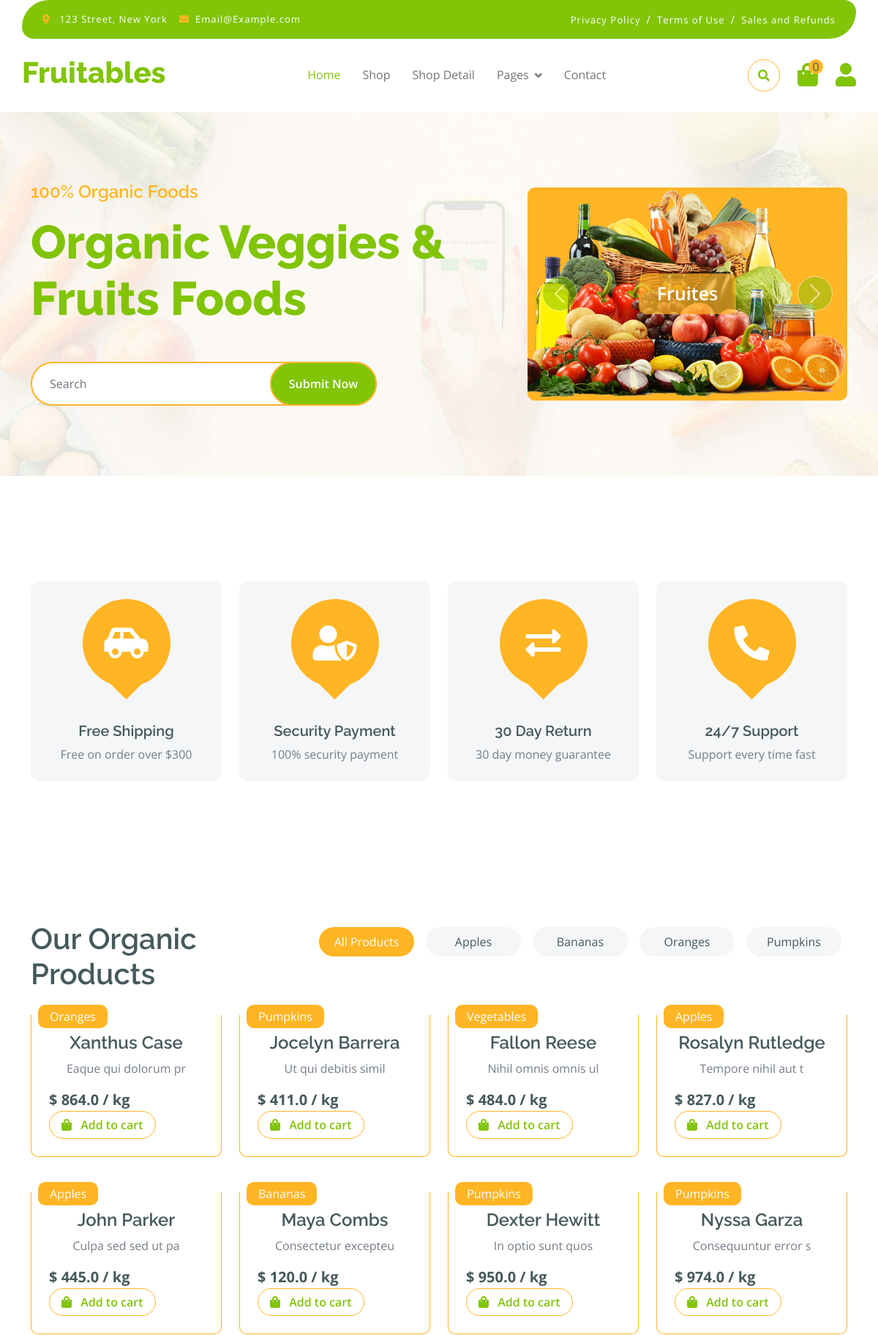
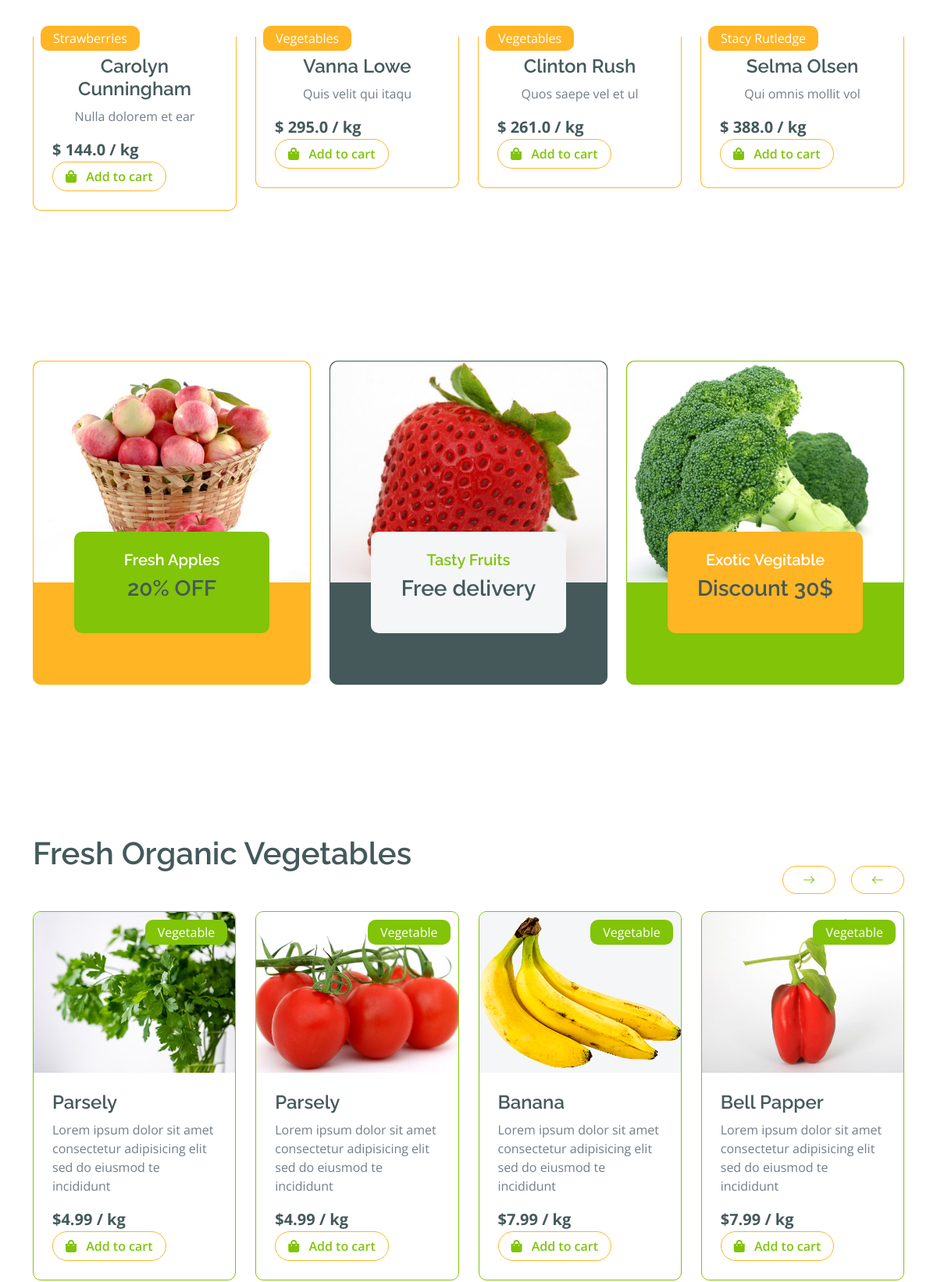
The page / (upper part) on the database its author committed (2 pictures, top to bottom).
### products/models.py (models this page shows, shortened)
class Category(models.Model):
    name = models.CharField(max_length=255)
    slug = models.CharField(max_length=255, blank=True, null=True)
    class Meta:
        ordering = ["name"]
        verbose_name_plural = "Categories"

class Product(models.Model):
    class TypeProduct(models.TextChoices):
        ORGANIC = 'Or', 'Organic'
        FRESH = 'Fa', 'Fresh'
        SALES = 'Sa', 'Sales'
        DISCOUNT = 'Di', 'Discount'
        EXPIRED = 'Ex', 'Expired'
        OTHER = 'Ot', 'Other'
        UNKNOWN = 'Un', 'Unknown'
    name = models.CharField(max_length=255)
    price = models.FloatField(max_length=10, null=True, blank=True)
    description = models.TextField(blank=True, null=True)
    image = models.ImageField(upload_to="images/", blank=True, null=True)
    type = models.CharField(
        max_length=255, choices=TypeProduct, blank=True, null=True)
    category = models.ForeignKey(Category, on_delete=models.CASCADE, null=True)
    class Meta:
        ordering = ["name"]
        verbose_name_plural = "Products"

### products/views.py (the view)
# urls.py: path("", IndexView.as_view(), name="index"),
class IndexView(View):
    template_name = "products/index.html"
    context_object_name = 'products'
    def get(self, request, *args, **kwargs):
        products = Product.objects.order_by('-pk')
        categories = Category.objects.order_by('name')[:4]
        slug = request.GET.get('category')
        if slug:
            products = products.filter(category__slug=slug)
        context = {"categories": categories, "products": products[:12]}
        return render(request, self.template_name, context)

### templates/products/index.html (shortened to what this page needs)
{% extends "base.html" %}
{% load static %}
{% block content %}
{% include "../partials/header.html" %}
<div class="container-fluid py-5 mb-5 hero-header">
    <div class="container py-5">
        <div class="row g-5 align-items-center">
            <div class="col-md-12 col-lg-7">
                <h4 class="mb-3 text-secondary">100% Organic Foods</h4>
                <h1 class="mb-5 display-3 text-primary">Organic Veggies & Fruits Foods</h1>
                <div class="position-relative mx-auto">
                    <input name="search" id="search" class="form-control border-2 border-secondary w-75 py-3 px-4 rounded-pill" type="text" placeholder="Search">
                    <button type="submit" id="input-search" class="btn btn-primary border-2 border-secondary py-3 px-4 position-absolute rounded-pill text-white h-100" style="top: 0; right: 25%;">Submit Now</button>
                </div>
            </div>
            <div class="col-md-12 col-lg-5">
                <div id="carouselId" class="carousel slide position-relative" data-bs-ride="carousel">
                    <div class="carousel-inner" role="listbox">
                        <div class="carousel-item active rounded">
                            <img src="{% static "img/hero-img-1.png" %}" class="img-fluid w-100 h-100 bg-secondary rounded" alt="First slide">
                            <a href="#" class="btn px-4 py-2 text-white rounded">Fruites</a>
                        </div>
                    </div>
                    <button class="carousel-control-prev" type="button" data-bs-target="#carouselId" data-bs-slide="prev">
                        <span class="carousel-control-prev-icon" aria-hidden="true"></span>
                    </button>
                    <button class="carousel-control-next" type="button" data-bs-target="#carouselId" data-bs-slide="next">
                        <span class="carousel-control-next-icon" aria-hidden="true"></span>
                    </button>
                </div>
            </div>
        </div>
    </div>
</div>
<div class="container-fluid featurs py-5">
    <div class="container py-5">
        <div class="row g-4">
            <div class="col-md-6 col-lg-3">
                <div class="featurs-item text-center rounded bg-light p-4">
                    <div class="featurs-icon btn-square rounded-circle bg-secondary mb-5 mx-auto">
                        <i class="fas fa-car-side fa-3x text-white"></i>
                    </div>
                    <div class="featurs-content text-center">
                        <h5>Free Shipping</h5>
                        <p class="mb-0">Free on order over $300</p>
                    </div>
                </div>
            </div>
            <div class="col-md-6 col-lg-3">
                <div class="featurs-item text-center rounded bg-light p-4">
                    <div class="featurs-icon btn-square rounded-circle bg-secondary mb-5 mx-auto">
                        <i class="fas fa-user-shield fa-3x text-white"></i>
                    </div>
                    <div class="featurs-content text-center">
                        <h5>Security Payment</h5>
                        <p class="mb-0">100% security payment</p>
                    </div>
                </div>
            </div>
            <div class="col-md-6 col-lg-3">
                <div class="featurs-item text-center rounded bg-light p-4">
                    <div class="featurs-icon btn-square rounded-circle bg-secondary mb-5 mx-auto">
                        <i class="fas fa-exchange-alt fa-3x text-white"></i>
                    </div>
                    <div class="featurs-content text-center">
                        <h5>30 Day Return</h5>
                        <p class="mb-0">30 day money guarantee</p>
                    </div>
                </div>
            </div>
            <div class="col-md-6 col-lg-3">
                <div class="featurs-item text-center rounded bg-light p-4">
                    <div class="featurs-icon btn-square rounded-circle bg-secondary mb-5 mx-auto">
                        <i class="fa fa-phone-alt fa-3x text-white"></i>
                    </div>
                    <div class="featurs-content text-center">
                        <h5>24/7 Support</h5>
                        <p class="mb-0">Support every time fast</p>
                    </div>
                </div>
            </div>
        </div>
    </div>
</div>
<div class="container-fluid fruite py-5" id="organic">
    <div class="container py-5">
        <div class="tab-class text-center">
            <div class="row g-4">
                <div class="col-lg-4 text-start">
                    <h1>Our Organic Products</h1>
                </div>
                <div class="col-lg-8 text-end">
                    <ul class="nav nav-pills d-inline-flex text-center mb-5">
                        <li class="nav-item">
                            <a href="{% url 'index' %}" class="d-flex m-2 py-2 bg-light rounded-pill active">
                                <span class="text-dark" style="width: 130px;">All Products</span>
                            </a>
                        </li>
                        {% for category in categories %}
                        <li class="nav-item">
                            <a class="d-flex py-2 m-2 bg-light rounded-pill category-link" data-category-slug="{{category.slug}}">
                                <span class="text-dark" style="width: 130px;">{{ category.name }}</span>
                            </a>
                        </li>
                        {% endfor %}
                    </ul>
                </div>
            </div>
            <div class="tab-content">
                <div id="tab-1" class="tab-pane fade show p-0 active">
                    <div class="row g-4">
                        <div class="col-lg-12">
                            <div class="row g-4">
                                {% for product in products %}
                                    <div class="col-md-6 col-lg-4 col-xl-3">
                                        <div class="rounded position-relative fruite-item">
                                            <div class="fruite-img">
                                            </div>
                                            <div class="text-white bg-secondary px-3 py-1 rounded position-absolute" style="top: 10px; left: 10px;"> {{ product.category.name }} </div>
                                            <div class="p-4 border border-secondary border-top-0 rounded-bottom">
                                                <h4><a class="text-dark" href="{% url 'products-show' product.id %}">{{ product.name }}</a></h4>
                                                <p>{{ product.description|truncatechars:25 }}</p>
                                                <div class="mt-auto">
                                                    <div class="d-flex justify-content-between flex-lg-wrap">
                                                        <p class="text-dark fs-5 fw-bold mb-0">$ {{ product.price }} / kg</p>
                                                        <a class="btn border border-secondary rounded-pill px-3 text-primary add-to-cart" id="" data-id="{{ product.id }}"><i class="fa fa-shopping-bag me-2 text-primary"></i> Add to cart</a>
                                                    </div>
                                                </div>
                                            </div>
                                        </div>
                                    </div>
                                {% endfor %}
                            </div>
                        </div>
                    </div>
                </div>
            </div>
        </div>
    </div>
</div>
<div class="container-fluid service py-5">
    <div class="container py-5">
        <div class="row g-4 justify-content-center">
            <div class="col-md-6 col-lg-4">
                <a href="#">
                    <div class="service-item bg-secondary rounded border border-secondary">
                        <img src="{% static "img/featur-1.jpg"%}" class="img-fluid rounded-top w-100" alt="">
                        <div class="px-4 rounded-bottom">
                            <div class="service-content bg-primary text-center p-4 rounded">
                                <h5 class="text-white">Fresh Apples</h5>
                                <h3 class="mb-0">20% OFF</h3>
                            </div>
                        </div>
                    </div>
                </a>
            </div>
            <div class="col-md-6 col-lg-4">
                <a href="#">
                    <div class="service-item bg-dark rounded border border-dark">
                        <img src="{% static 'img/featur-2.jpg'%}" class="img-fluid rounded-top w-100" alt="">
                        <div class="px-4 rounded-bottom">
                            <div class="service-content bg-light text-center p-4 rounded">
                                <h5 class="text-primary">Tasty Fruits</h5>
                                <h3 class="mb-0">Free delivery</h3>
                            </div>
                        </div>
                    </div>
                </a>
            </div>
            <div class="col-md-6 col-lg-4">
                <a href="#">
                    <div class="service-item bg-primary rounded border border-primary">
                        <img src="{% static 'img/featur-3.jpg'%}" class="img-fluid rounded-top w-100" alt="">
                        <div class="px-4 rounded-bottom">
                            <div class="service-content bg-secondary text-center p-4 rounded">
                                <h5 class="text-white">Exotic Vegitable</h5>
                                <h3 class="mb-0">Discount 30$</h3>
                            </div>
                        </div>
                    </div>
                </a>
            </div>
        </div>
    </div>
</div>
<div class="container-fluid vesitable py-5">
    <div class="container py-5">
        <h1 class="mb-0">Fresh Organic Vegetables</h1>
        <div class="owl-carousel vegetable-carousel justify-content-center">
            <div class="border border-primary rounded position-relative vesitable-item">
                <div class="vesitable-img">
                    <img src="{% static 'img/vegetable-item-6.jpg'%}" class="img-fluid w-100 rounded-top" alt="">
                </div>
                <div class="text-white bg-primary px-3 py-1 rounded position-absolute" style="top: 10px; right: 10px;">Vegetable</div>
                <div class="p-4 rounded-bottom">
                    <h4>Parsely</h4>
                    <p>Lorem ipsum dolor sit amet consectetur adipisicing elit sed do eiusmod te incididunt</p>
                    <div class="d-flex justify-content-between flex-lg-wrap">
                        <p class="text-dark fs-5 fw-bold mb-0">$4.99 / kg</p>
                        <a href="#" class="btn border border-secondary rounded-pill px-3 text-primary"><i class="fa fa-shopping-bag me-2 text-primary"></i> Add to cart</a>
                    </div>
                </div>
            </div>
            <div class="border border-primary rounded position-relative vesitable-item">
                <div class="vesitable-img">
                    <img src="{% static 'img/vegetable-item-1.jpg'%}" class="img-fluid w-100 rounded-top" alt="">
                </div>
                <div class="text-white bg-primary px-3 py-1 rounded position-absolute" style="top: 10px; right: 10px;">Vegetable</div>
                <div class="p-4 rounded-bottom">
                    <h4>Parsely</h4>
                    <p>Lorem ipsum dolor sit amet consectetur adipisicing elit sed do eiusmod te incididunt</p>
                    <div class="d-flex justify-content-between flex-lg-wrap">
                        <p class="text-dark fs-5 fw-bold mb-0">$4.99 / kg</p>
                        <a href="#" class="btn border border-secondary rounded-pill px-3 text-primary"><i class="fa fa-shopping-bag me-2 text-primary"></i> Add to cart</a>
                    </div>
                </div>
            </div>
            <div class="border border-primary rounded position-relative vesitable-item">
                <div class="vesitable-img">
                    <img src="{% static 'img/vegetable-item-3.png'%}" class="img-fluid w-100 rounded-top bg-light" alt="">
                </div>
                <div class="text-white bg-primary px-3 py-1 rounded position-absolute" style="top: 10px; right: 10px;">Vegetable</div>
                <div class="p-4 rounded-bottom">
                    <h4>Banana</h4>
                    <p>Lorem ipsum dolor sit amet consectetur adipisicing elit sed do eiusmod te incididunt</p>
                    <div class="d-flex justify-content-between flex-lg-wrap">
                        <p class="text-dark fs-5 fw-bold mb-0">$7.99 / kg</p>
                        <a href="#" class="btn border border-secondary rounded-pill px-3 text-primary"><i class="fa fa-shopping-bag me-2 text-primary"></i> Add to cart</a>
                    </div>
                </div>
            </div>
            <div class="border border-primary rounded position-relative vesitable-item">
                <div class="vesitable-img">
                    <img src="{% static 'img/vegetable-item-4.jpg'%}" class="img-fluid w-100 rounded-top" alt="">
                </div>
                <div class="text-white bg-primary px-3 py-1 rounded position-absolute" style="top: 10px; right: 10px;">Vegetable</div>
                <div class="p-4 rounded-bottom">
                    <h4>Bell Papper</h4>
                    <p>Lorem ipsum dolor sit amet consectetur adipisicing elit sed do eiusmod te incididunt</p>
                    <div class="d-flex justify-content-between flex-lg-wrap">
                        <p class="text-dark fs-5 fw-bold mb-0">$7.99 / kg</p>
                        <a href="#" class="btn border border-secondary rounded-pill px-3 text-primary"><i class="fa fa-shopping-bag me-2 text-primary"></i> Add to cart</a>
                    </div>
                </div>
            </div>
        </div>
    </div>
</div>
{% endblock content %}

### rows shown on the page
Category: name "Apples"
Category: name "Bananas"
Category: name "Oranges"
Category: name "Pumpkins"
Product: category.name "Oranges", name "Xanthus Case", description "Eaque qui dolorum pr", price "864.0"
Product: category.name "Pumpkins", name "Jocelyn Barrera", description "Ut qui debitis simil", price "411.0"
Product: category.name "Vegetables", name "Fallon Reese", description "Nihil omnis omnis ul", price "484.0"
Product: category.name "Apples", name "Rosalyn Rutledge", description "Tempore nihil aut t", price "827.0"
Product: category.name "Apples", name "John Parker", description "Culpa sed sed ut pa", price "445.0"
Product: category.name "Bananas", name "Maya Combs", description "Consectetur excepteu", price "120.0"
Product: category.name "Pumpkins", name "Dexter Hewitt", description "In optio sunt quos", price "950.0"
Product: category.name "Pumpkins", name "Nyssa Garza", description "Consequuntur error s", price "974.0"
Product: category.name "Strawberries", name "Carolyn Cunningham", description "Nulla dolorem et ear", price "144.0"
Product: category.name "Vegetables", name "Vanna Lowe", description "Quis velit qui itaqu", price "295.0"
Product: category.name "Vegetables", name "Clinton Rush", description "Quos saepe vel et ul", price "261.0"
Product: category.name "Stacy Rutledge", name "Selma Olsen", description "Qui omnis mollit vol", price "388.0"

### other values the page prints
{{ cart|length }} "0"
